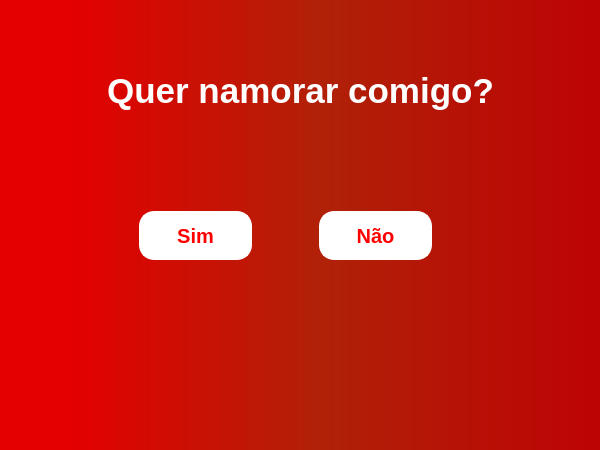
<?xml version="1.0" encoding="UTF-8"?>
<ui version="4.0">
 <class>MainWindow</class>
 <widget class="QMainWindow" name="MainWindow">
  <property name="geometry">
   <rect>
    <x>0</x>
    <y>0</y>
    <width>600</width>
    <height>450</height>
   </rect>
  </property>
  <property name="windowTitle">
   <string>MainWindow</string>
  </property>
  <widget class="QWidget" name="centralwidget">
   <property name="styleSheet">
    <string notr="true">QWidget#centralwidget{

	background-color: qlineargradient(spread:pad, x1:0, y1:0, x2:1, y2:0, stop:0.113636 rgba(228, 0, 0, 255), stop:0.539773 rgba(176, 33, 8, 255), stop:0.982955 rgba(189, 4, 4, 255));
}

QLabel#pergunta{
	font-size:35px;
	font-weight: bold;
	color: white;
	
}

QPushButton{
	border: 2px solid white;
	background-color: white;
	font-size: 20px;
	font-weight: bold;
	color: red;
	min-height: 45px;
	border-radius: 15px
}</string>
   </property>
   <widget class="QLabel" name="pergunta">
    <property name="geometry">
     <rect>
      <x>0</x>
      <y>50</y>
      <width>601</width>
      <height>81</height>
     </rect>
    </property>
    <property name="text">
     <string>Quer namorar comigo?</string>
    </property>
    <property name="alignment">
     <set>Qt::AlignCenter</set>
    </property>
   </widget>
   <widget class="QFrame" name="frameSIM">
    <property name="geometry">
     <rect>
      <x>130</x>
      <y>200</y>
      <width>131</width>
      <height>71</height>
     </rect>
    </property>
    <property name="frameShape">
     <enum>QFrame::NoFrame</enum>
    </property>
    <property name="frameShadow">
     <enum>QFrame::Raised</enum>
    </property>
    <layout class="QHBoxLayout" name="horizontalLayout">
     <item>
      <widget class="QPushButton" name="btsim">
       <property name="text">
        <string>Sim</string>
       </property>
       <property name="iconSize">
        <size>
         <width>16</width>
         <height>16</height>
        </size>
       </property>
      </widget>
     </item>
    </layout>
   </widget>
   <widget class="QFrame" name="frameNAO">
    <property name="geometry">
     <rect>
      <x>310</x>
      <y>200</y>
      <width>131</width>
      <height>71</height>
     </rect>
    </property>
    <property name="minimumSize">
     <size>
      <width>131</width>
      <height>71</height>
     </size>
    </property>
    <property name="frameShape">
     <enum>QFrame::NoFrame</enum>
    </property>
    <property name="frameShadow">
     <enum>QFrame::Raised</enum>
    </property>
    <layout class="QHBoxLayout" name="horizontalLayout_2">
     <item>
      <widget class="QPushButton" name="btnao">
       <property name="minimumSize">
        <size>
         <width>113</width>
         <height>49</height>
        </size>
       </property>
       <property name="text">
        <string>Não</string>
       </property>
      </widget>
     </item>
    </layout>
   </widget>
   <widget class="QLabel" name="coracao">
    <property name="geometry">
     <rect>
      <x>120</x>
      <y>80</y>
      <width>341</width>
      <height>331</height>
     </rect>
    </property>
    <property name="text">
     <string/>
    </property>
    <property name="pixmap">
     <pixmap resource="resource.qrc">:/imagens/coracao.png</pixmap>
    </property>
    <property name="scaledContents">
     <bool>true</bool>
    </property>
   </widget>
  </widget>
 </widget>
 <resources>
  <include location="resource.qrc"/>
 </resources>
 <connections/>
</ui>
